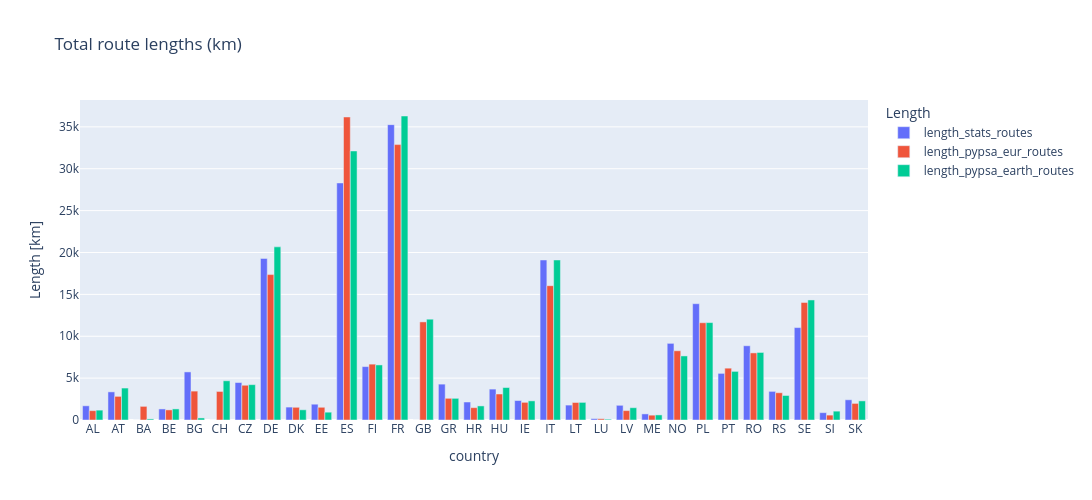

Source (notebook cell):
### Code cell
# Bar chart of the route line lengths in the networks and the statistics for each country on the x-axis
# All four length columns on the y-axis
# Using plotly

fig = px.bar(df_lines_length, x = df_lines_length.index, y = ["length_stats_routes", "length_pypsa_eur_routes", "length_pypsa_earth_routes"],
                title = "Total route lengths (km)",
                labels = {"value": "Length [km]", "variable": "Length"},
                barmode = "group")

# make both subplots square 
fig.update_layout(width = 2000, height = 500)

fig.write_html("output/barchart_compare_routes_lengths.html")
fig.show()

### Figure 1 — Plotly figure (JSON) as saved in the notebook; plotly's stock layout.template omitted (floating-point values rounded to 4 significant figures)
{"data": [{"alignmentgroup": "True", "hovertemplate": "Length=length_stats_routes<br>country=%{x}<br>Length [km]=%{y}<extra></extra>", "legendgroup": "length_stats_routes", "marker": {"color": "#636efa", "pattern": {"shape": ""}}, "name": "length_stats_routes", "offsetgroup": "length_stats_routes", "orientation": "v", "showlegend": true, "textposition": "auto", "type": "bar", "x": ["AL", "AT", "BA", "BE", "BG", "CH", "CZ", "DE", "DK", "EE", "ES", "FI", "FR", "GB", "GR", "HR", "HU", "IE", "IT", "LT", "LU", "LV", "ME", "NO", "PL", "PT", "RO", "RS", "SE", "SI", "SK"], "xaxis": "x", "y": [1696.0, 3358, 0, 1320.0, 5742, 0, 4474, 19290.0, 1542.0, 1886, 28300.0, 6377, 35265, 0, 4282.0, 2150.0, 3689, 2324.0, 19105, 1781.0, 165, 1754.0, 728, 9150.0, 13886, 5566.0, 8864.0, 3418.0, 11035, 875.9, 2413.0], "yaxis": "y"}, {"alignmentgroup": "True", "hovertemplate": "Length=length_pypsa_eur_routes<br>country=%{x}<br>Length [km]=%{y}<extra></extra>", "legendgroup": "length_pypsa_eur_routes", "marker": {"color": "#EF553B", "pattern": {"shape": ""}}, "name": "length_pypsa_eur_routes", "offsetgroup": "length_pypsa_eur_routes", "orientation": "v", "showlegend": true, "textposition": "auto", "type": "bar", "x": ["AL", "AT", "BA", "BE", "BG", "CH", "CZ", "DE", "DK", "EE", "ES", "FI", "FR", "GB", "GR", "HR", "HU", "IE", "IT", "LT", "LU", "LV", "ME", "NO", "PL", "PT", "RO", "RS", "SE", "SI", "SK"], "xaxis": "x", "y": [1115.0, 2823.0, 1628.0, 1206.0, 3450.0, 3409.0, 4147.0, 17360.0, 1517.0, 1518.0, 36180.0, 6670.0, 32880.0, 11710.0, 2591.0, 1473.0, 3103.0, 2108.0, 16040.0, 2091.0, 153.2, 1121.0, 576.8, 8266.0, 11610.0, 6188.0, 8011.0, 3254.0, 14030.0, 585.1, 1981.0], "yaxis": "y"}, {"alignmentgroup": "True", "hovertemplate": "Length=length_pypsa_earth_routes<br>country=%{x}<br>Length [km]=%{y}<extra></extra>", "legendgroup": "length_pypsa_earth_routes", "marker": {"color": "#00cc96", "pattern": {"shape": ""}}, "name": "length_pypsa_earth_routes", "offsetgroup": "length_pypsa_earth_routes", "orientation": "v", "showlegend": true, "textposition": "auto", "type": "bar", "x": ["AL", "AT", "BA", "BE", "BG", "CH", "CZ", "DE", "DK", "EE", "ES", "FI", "FR", "GB", "GR", "HR", "HU", "IE", "IT", "LT", "LU", "LV", "ME", "NO", "PL", "PT", "RO", "RS", "SE", "SI", "SK"], "xaxis": "x", "y": [1178.0, 3815.0, 130.2, 1324.0, 245.6, 4683.0, 4221.0, 20670.0, 1218.0, 933.5, 32120.0, 6575.0, 36300.0, 12040.0, 2587.0, 1682.0, 3875.0, 2285.0, 19110.0, 2103.0, 96.59, 1468.0, 607.1, 7649.0, 11630.0, 5804.0, 8066.0, 2926.0, 14330.0, 1056.0, 2283.0], "yaxis": "y"}], "layout": {"barmode": "group", "height": 500, "legend": {"title": {"text": "Length"}, "tracegroupgap": 0}, "title": {"text": "Total route lengths (km)"}, "width": 2000, "xaxis": {"anchor": "y", "domain": [0, 1], "title": {"text": "country"}}, "yaxis": {"anchor": "x", "domain": [0, 1], "title": {"text": "Length [km]"}}}}
